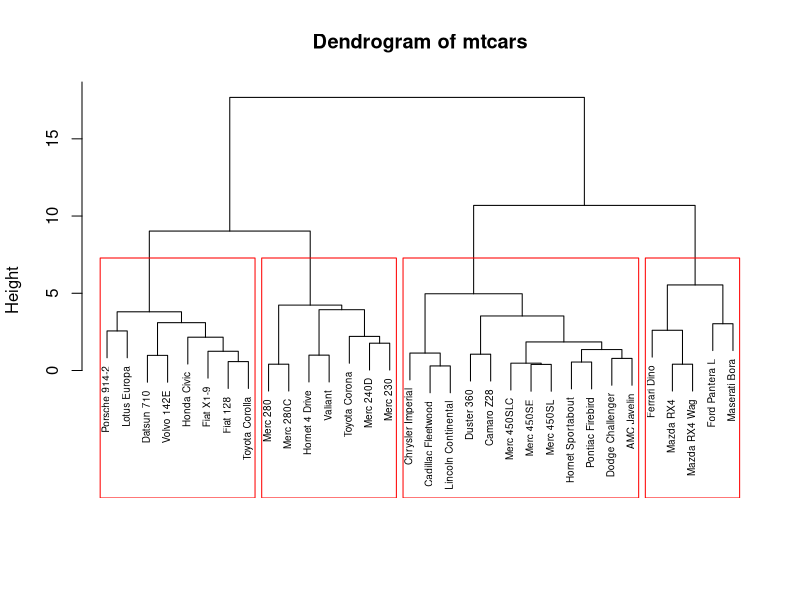

R code for this plot:
# Hierarchical clustering on the mtcars dataset

# Load data
data <- mtcars

# Standardize variables
pmatrix <- scale(data)

# Calculate distance matrix
d <- dist(pmatrix)

# Perform hierarchical clustering using Ward's method
hc <- hclust(d, method = "ward.D2")

# Plot the dendrogram
plot(hc, main = "Dendrogram of mtcars", xlab = "", sub = "", cex = 0.6)
rect.hclust(hc, k = 4, border = "red")

# Cut tree into 4 clusters
groups <- cutree(hc, k = 4)

# Check how clusters relate to number of cylinders
table(data$cyl, groups)

# Optional: Add cluster labels to original data
data$cluster <- groups

# View first few rows
head(data)
